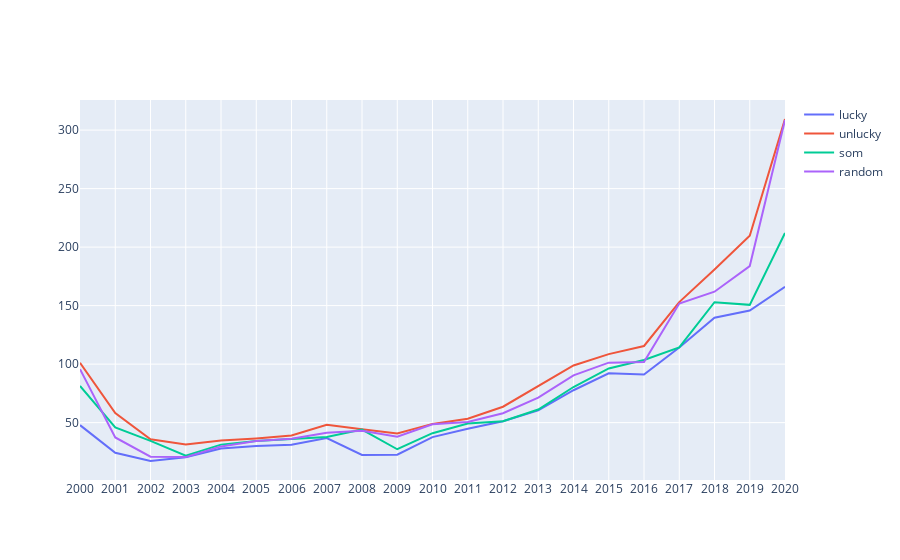

The notebook cell saved with this chart:
### Code cell
fig = go.Figure()

for investor in investors:
    fig.add_trace(go.Scatter(x=yms, y=investor.transaction_history['price'],
                             name=investor.name))
fig.update_layout(hovermode='x unified')
fig.show()

### Figure 1 — Plotly figure (JSON) as saved in the notebook; plotly's stock layout.template omitted (floating-point values rounded to 4 significant figures)
{"data": [{"name": "lucky", "type": "scatter", "x": ["2000", "2001", "2002", "2003", "2004", "2005", "2006", "2007", "2008", "2009", "2010", "2011", "2012", "2013", "2014", "2015", "2016", "2017", "2018", "2019", "2020"], "y": [47.85, 24.2, 17.22, 20.43, 27.89, 30.09, 31.1, 36.79, 22.42, 22.61, 37.65, 44.77, 51.21, 60.42, 77.7, 92.23, 91.06, 114.3, 139.6, 145.7, 166.1]}, {"name": "unlucky", "type": "scatter", "x": ["2000", "2001", "2002", "2003", "2004", "2005", "2006", "2007", "2008", "2009", "2010", "2011", "2012", "2013", "2014", "2015", "2016", "2017", "2018", "2019", "2020"], "y": [101.1, 58.18, 35.77, 31.4, 34.77, 36.55, 38.99, 48.12, 44.31, 40.83, 48.94, 53.36, 63.61, 81.08, 98.85, 108.5, 115.5, 153.0, 180.8, 209.7, 309.5]}, {"name": "som", "type": "scatter", "x": ["2000", "2001", "2002", "2003", "2004", "2005", "2006", "2007", "2008", "2009", "2010", "2011", "2012", "2013", "2014", "2015", "2016", "2017", "2018", "2019", "2020"], "y": [81.35, 45.88, 34.44, 21.81, 31.23, 34.25, 35.94, 37.74, 44.13, 27.26, 41.01, 49.31, 51.21, 61.23, 80.45, 96.34, 103.5, 114.3, 152.9, 150.7, 212.0]}, {"name": "random", "type": "scatter", "x": ["2000", "2001", "2002", "2003", "2004", "2005", "2006", "2007", "2008", "2009", "2010", "2011", "2012", "2013", "2014", "2015", "2016", "2017", "2018", "2019", "2020"], "y": [95.73, 37.3, 20.87, 20.55, 29.69, 34.26, 36.28, 41.4, 43.0, 37.97, 48.55, 50.47, 58.04, 71.32, 90.34, 101.2, 101.9, 151.8, 161.9, 183.8, 308.7]}], "layout": {"autosize": true, "hovermode": "x unified", "xaxis": {"autorange": true, "range": [0, 20], "type": "category"}, "yaxis": {"autorange": true, "range": [0.9859, 325.7], "type": "linear"}}}
